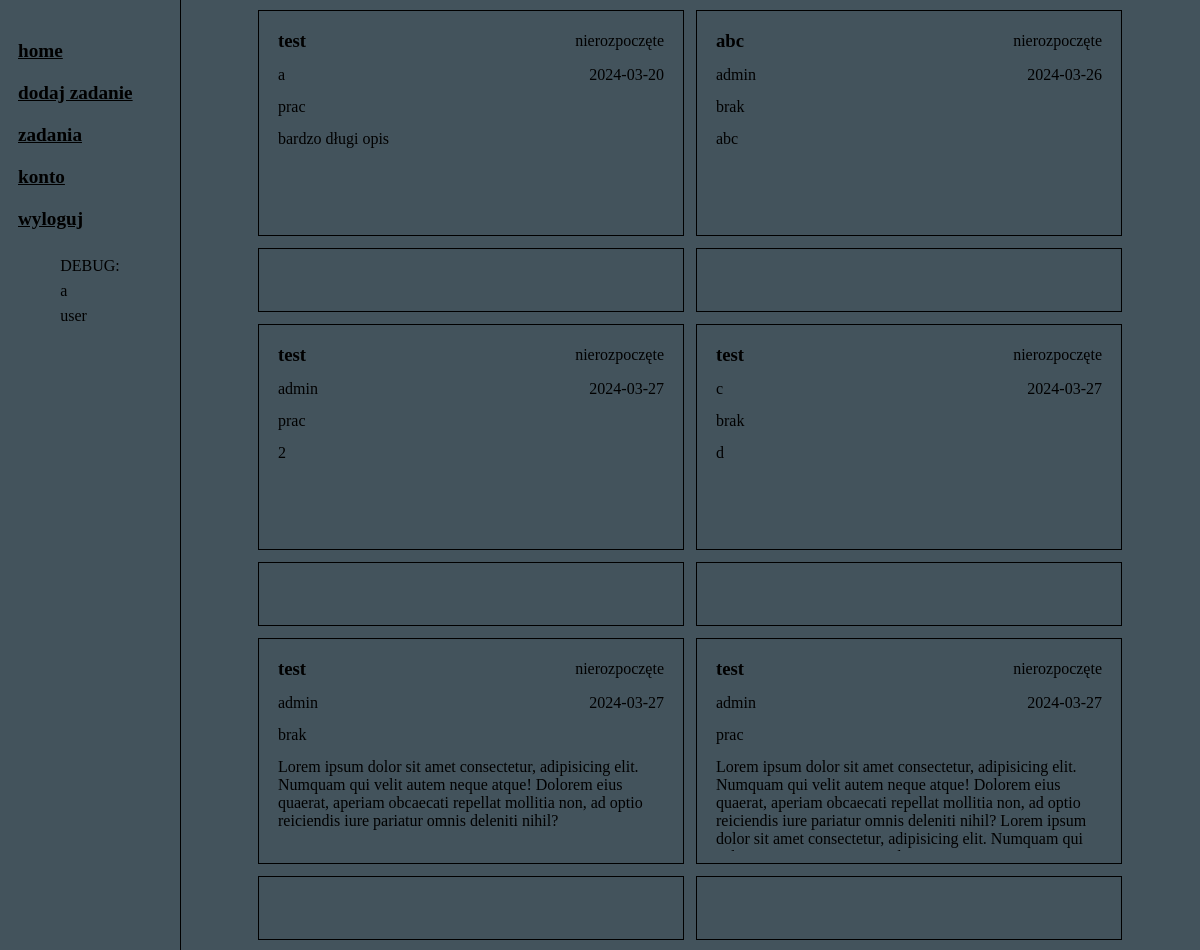
The app's page /listaZadan.php (signed in), older data.
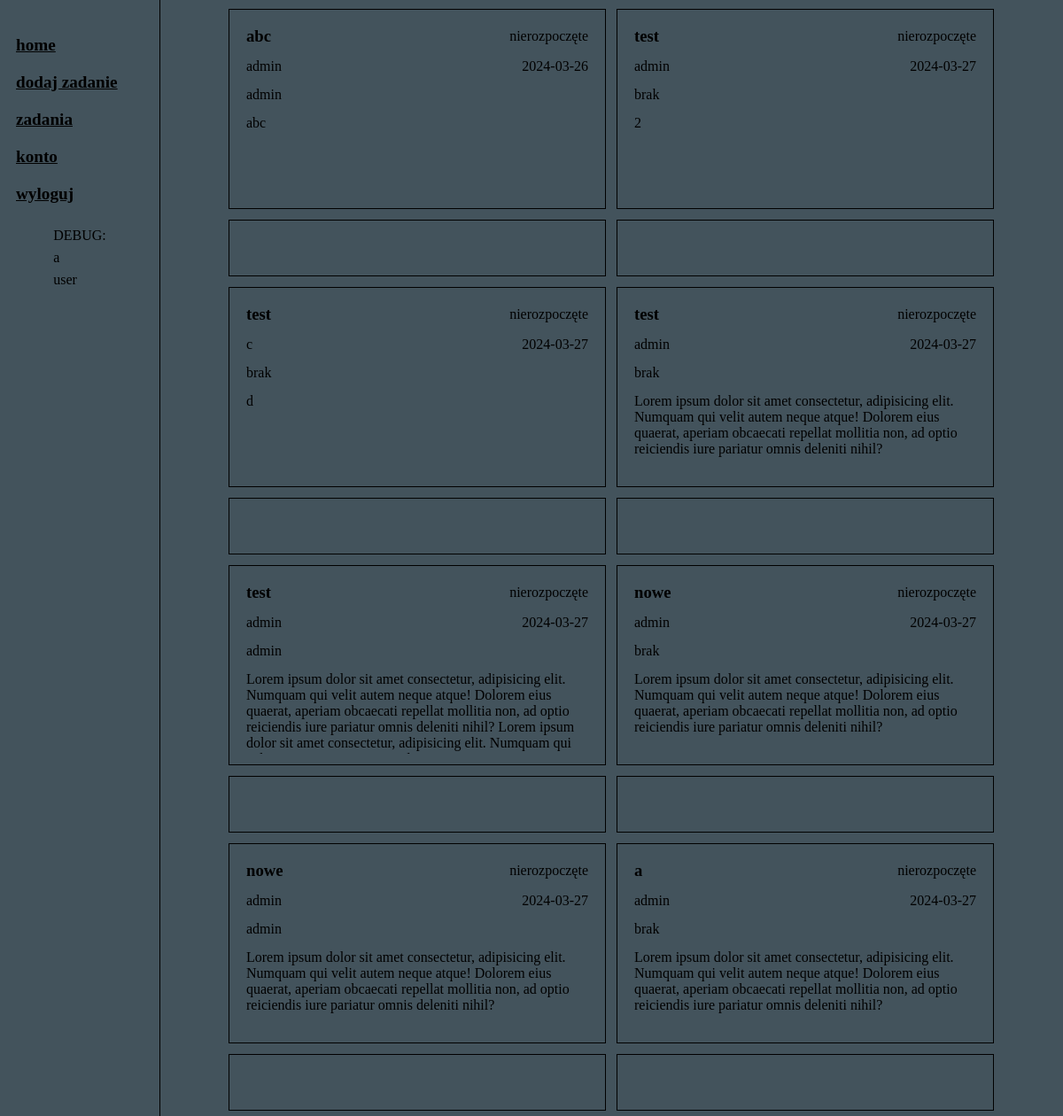
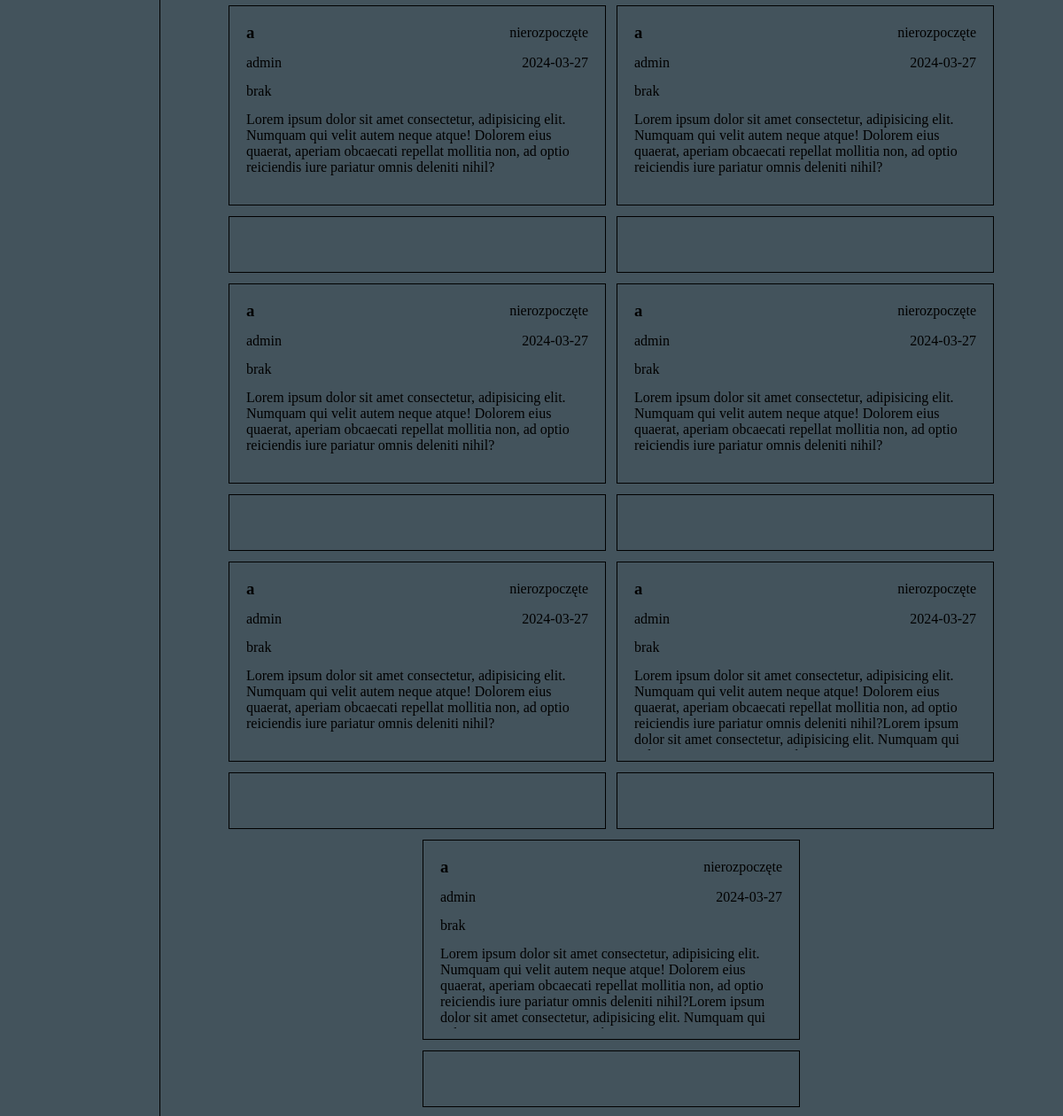
The same page, newer data (2 pictures, top to bottom).
### tables this page shows
CREATE TABLE `zadania` (
  `id` int NOT NULL,
  `tytul` text NOT NULL,
  `opis` text NOT NULL,
  `status` int NOT NULL,
  `user` varchar(100) NOT NULL,
  `pracownik` varchar(100) DEFAULT NULL,
  `data` date NOT NULL,
  `archiwizowane` tinyint(1) NOT NULL
);

CREATE TABLE `statusy` (
  `id` int NOT NULL,
  `nazwa` varchar(25) NOT NULL
);

### functions.php (called while the page is built, shortened)
<?php
    function isLogged()
    {
        return ($_SESSION["logged"] === true);
    }
?>

### listaZadan.php (the view, shortened to what this page needs)
<?php
    include "./functions.php";
?>
<!DOCTYPE html>
<html lang="en">
<head>
    <link rel="stylesheet" href="style.css">
    <link rel="stylesheet" href="menu.css">
    <link rel="stylesheet" href="listaZadan.css">
</head>
<body>
    <?php include "./menu.php"; ?>
    <div id="zadania">
        <?php
            $conn = newConn();
            $sql = "SELECT *, `zadania`.id as id_zadania FROM `zadania` JOIN `statusy` ON `zadania`.status = `statusy`.id WHERE archiwizowane = false";
            $result = mysqli_query($conn, $sql);
            if (mysqli_num_rows($result) > 0)
            {
                while ($row = mysqli_fetch_assoc($result))
                {
                    echo "<span class='elem'>
                            <div class='zadanie'>
                                <span>
                                <div class='info'>
                                    <h3>" . $row["tytul"] . "</h3>
                                    <p>" . $row["nazwa"] . "</p>
                                </div>
                                <div class='info'>
                                    <p>" . $row["user"] . "</p>
                                    <p>" . $row["data"] . "</p>
                                </div>
                                <p>" . ((!empty($row["pracownik"])) ? $row["pracownik"] : "brak") . "</p>
                                </span>
                                <div class='opis'>
                                    <p>" . $row["opis"] . "</p>
                                </div>
                            </div>
                            <div class='tools'>";
                    echo    "</div>
                        </span>";
                }
            }
        ?>
    </div>
</body>
</html>

### menu.php (shortened to what this page needs)
<div id='menu'>
    <?php
        if (isLogged())
        {
            echo "<a href='./home.php'>home</a>";
            echo "<a href='./zadanieForm.php'>dodaj zadanie</a>";
            echo "<a href='./listaZadan.php'>zadania</a>";
            echo "<a href='./konto.php'>konto</a>";
            echo "<a href='./logout.php'>wyloguj</a>";
            echo
                "<span>
                    <p>DEBUG: </p>
                    <p>" . $_SESSION["username"] . "</p>
                    <p>" . $_SESSION["upr"] . "</p>
                </span>";
        }
    ?>
</div>

### style.css (style rules this page uses)
body { background-color: rgb(67, 83, 92); }

### menu.css (style rules this page uses)
body { display: grid; grid-template-columns: 15% 85%; grid-template-rows: 100%; grid-template-areas: "menu main"; height: 100vh; width: 100%; margin: 0px; }
#menu { grid-area: menu; display: flex; flex-direction: column; flex-wrap: nowrap; align-items: center; gap: 20px; padding-top: 40px; border-right: 1px solid black; width: 100%; }
#menu > a { width: 80%; font-weight: bold; font-size: 120%; color: #000000ff; }

### listaZadan.css (style rules this page uses)
#zadania { overflow-y: auto; overflow-x: hidden; height: calc(100% - 20px); width: calc(100% - 20px); padding: 10px; display: flex; flex-direction: row; flex-wrap: wrap; justify-content: center; gap: 12px; }
.zadanie { border: 1px solid black; width: 400px; padding: 12px; height: 200px; display: grid; grid-template-columns: 100%; grid-template-rows: 100px calc(100% - 100px); }
.info { display: flex; flex-direction: row; align-items: center; justify-content: space-between; }
.info > h3, span > p, .info > p { margin: 7px; }
.zadanie > .opis { height: 100%; overflow-x: hidden; overflow-y: auto; }
.zadanie > .opis > p { margin: 7px; }
.tools { height: 50px; width: 412px; padding: 6px; border: 1px solid black; display: flex; flex-direction: row-reverse; justify-content: end; align-items: center; gap: 7px; }
.elem { display: flex; flex-direction: column; gap: 12px; }

Row changes from the older to the newer data that the page shows:
no longer on this page (row edited): zadania: tytul "test", statusy.nazwa "nierozpoczęte", user "a", data "2024-03-20", pracownik "prac", opis "bardzo długi opis"
changed zadania "abc": pracownik (not shown) → "admin"; no longer shows "brak"
changed zadania (number 2 of 15 on the later page): pracownik "prac" → (not shown); now shows "brak"
changed zadania (number 5 of 15 on the later page): pracownik "prac" → "admin"
added zadania: tytul "nowe", statusy.nazwa "nierozpoczęte", user "admin", data "2024-03-27", shows "brak", opis "Lorem ipsum dolor sit amet consectetur, adipisicing elit. Numquam qui velit autem neque atque! Dolorem eius quaerat, aperiam obcaecati repellat mollitia non, ad optio reiciendis iure pariatur omnis deleniti nihil?"
added zadania: tytul "nowe", statusy.nazwa "nierozpoczęte", user "admin", data "2024-03-27", pracownik "admin", opis "Lorem ipsum dolor sit amet consectetur, adipisicing elit. Numquam qui velit autem neque atque! Dolorem eius quaerat, aperiam obcaecati repellat mollitia non, ad optio reiciendis iure pariatur omnis deleniti nihil?"
added zadania: tytul "a", statusy.nazwa "nierozpoczęte", user "admin", data "2024-03-27", shows "brak", opis "Lorem ipsum dolor sit amet consectetur, adipisicing elit. Numquam qui velit autem neque atque! Dolorem eius quaerat, aperiam obcaecati repellat mollitia non, ad optio reiciendis iure pariatur omnis deleniti nihil?"
added zadania: tytul "a", statusy.nazwa "nierozpoczęte", user "admin", data "2024-03-27", shows "brak", opis "Lorem ipsum dolor sit amet consectetur, adipisicing elit. Numquam qui velit autem neque atque! Dolorem eius quaerat, aperiam obcaecati repellat mollitia non, ad optio reiciendis iure pariatur omnis deleniti nihil?"
added zadania: tytul "a", statusy.nazwa "nierozpoczęte", user "admin", data "2024-03-27", shows "brak", opis "Lorem ipsum dolor sit amet consectetur, adipisicing elit. Numquam qui velit autem neque atque! Dolorem eius quaerat, aperiam obcaecati repellat mollitia non, ad optio reiciendis iure pariatur omnis deleniti nihil?"
added zadania: tytul "a", statusy.nazwa "nierozpoczęte", user "admin", data "2024-03-27", shows "brak", opis "Lorem ipsum dolor sit amet consectetur, adipisicing elit. Numquam qui velit autem neque atque! Dolorem eius quaerat, aperiam obcaecati repellat mollitia non, ad optio reiciendis iure pariatur omnis deleniti nihil?"
added zadania: tytul "a", statusy.nazwa "nierozpoczęte", user "admin", data "2024-03-27", shows "brak", opis "Lorem ipsum dolor sit amet consectetur, adipisicing elit. Numquam qui velit autem neque atque! Dolorem eius quaerat, aperiam obcaecati repellat mollitia non, ad optio reiciendis iure pariatur omnis deleniti nihil?"
added zadania: tytul "a", statusy.nazwa "nierozpoczęte", user "admin", data "2024-03-27", shows "brak", opis "Lorem ipsum dolor sit amet consectetur, adipisicing elit. Numquam qui velit autem neque atque! Dolorem eius quaerat, aperiam obcaecati repellat mollitia non, ad optio reiciendis iure pariatur omnis deleniti nihil?"
added zadania: tytul "a", statusy.nazwa "nierozpoczęte", user "admin", data "2024-03-27", shows "brak", opis "Lorem ipsum dolor sit amet consectetur, adipisicing elit. Numquam qui velit autem neque atque! Dolorem eius quaerat, aperiam obcaecati repellat mollitia non, ad optio reiciendis iure pariatur omnis deleniti nihil?Lorem ipsum dolor sit amet consectetur, adipisicing elit. Numquam qui…"
added zadania: tytul "a", statusy.nazwa "nierozpoczęte", user "admin", data "2024-03-27", shows "brak", opis "Lorem ipsum dolor sit amet consectetur, adipisicing elit. Numquam qui velit autem neque atque! Dolorem eius quaerat, aperiam obcaecati repellat mollitia non, ad optio reiciendis iure pariatur omnis deleniti nihil?Lorem ipsum dolor sit amet consectetur, adipisicing elit. Numquam qui…"
